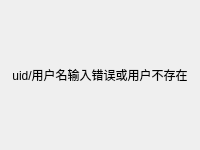
<?xml version="1.0" encoding="UTF-8"?>
<ui version="4.0">
 <class>FindFailDialog</class>
 <widget class="QDialog" name="FindFailDialog">
  <property name="geometry">
   <rect>
    <x>0</x>
    <y>0</y>
    <width>200</width>
    <height>150</height>
   </rect>
  </property>
  <property name="minimumSize">
   <size>
    <width>200</width>
    <height>150</height>
   </size>
  </property>
  <property name="maximumSize">
   <size>
    <width>200</width>
    <height>150</height>
   </size>
  </property>
  <property name="windowTitle">
   <string>Dialog</string>
  </property>
  <layout class="QVBoxLayout" name="verticalLayout">
   <item>
    <widget class="QLabel" name="lab_fail">
     <property name="text">
      <string>uid/用户名输入错误或用户不存在</string>
     </property>
     <property name="scaledContents">
      <bool>true</bool>
     </property>
     <property name="alignment">
      <set>Qt::AlignCenter</set>
     </property>
    </widget>
   </item>
  </layout>
 </widget>
 <resources/>
 <connections/>
</ui>
